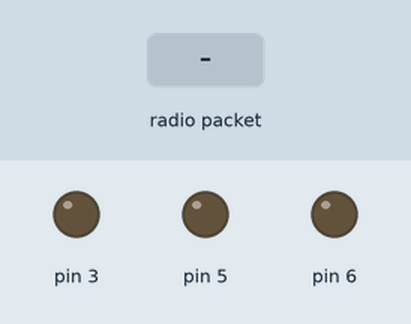
Bench run of a sketch on a simulated Arduino Uno, built with avr-gcc and run on an emulated ATmega328P. Shown: output pins drawn as LEDs (lit = HIGH). The inputs (shaded band) are chosen by the test bench. No radio packets arrive unless stated; what the sketch prints to the serial monitor is not drawn.

Above: at 1.2 s.
1.3 s: radio packet "5" arrives
At 2.4 s:
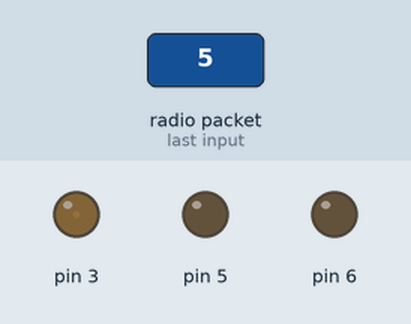
2.8 s: radio packet "90" arrives
At 3.5 s:
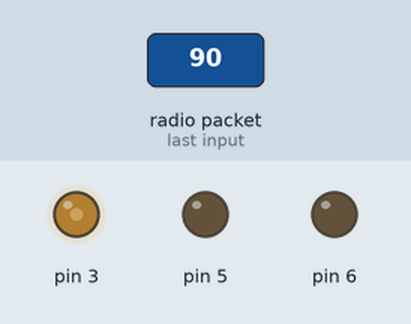
4.3 s: radio packet "200" arrives
At 4.7 s:
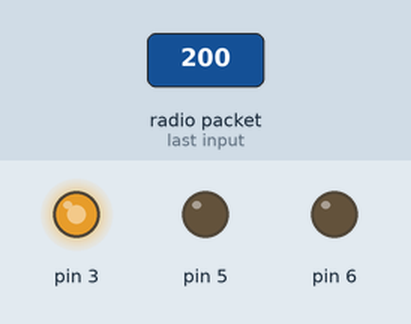
5.8 s: radio packet "90" arrives
At 7.0 s:
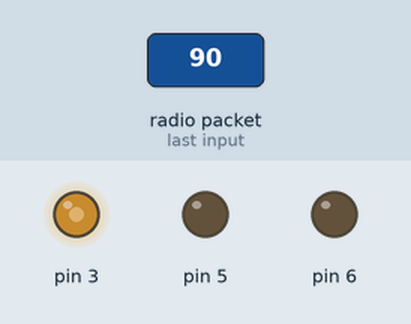
Timing chart, 0 to 8.3 s (numbered marks = the images above; inputs shaded):
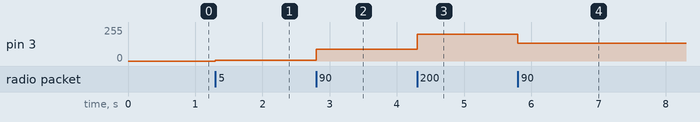

The sketch:

RF_receiver_4pot_longchain.ino
```cpp
#include <RH_ASK.h>
#include <SPI.h>

RH_ASK driver(2000, 2, 9, 10);
String pot[3];
int potInt[3];
void setup() {

pinMode(3, OUTPUT);
pinMode(5, OUTPUT);
pinMode(6, OUTPUT);
  Serial.begin(9600);
  if (!driver.init())
        Serial.println("init failed");
}
void loop() {

    uint8_t buf[RH_ASK_MAX_MESSAGE_LEN];
    uint8_t buflen = sizeof(buf);

    if (driver.recv(buf, &buflen))
    {
    int i;
      for(int i = 0; i < 3; i++){
      pot[i] = "";
      for(int c = 0 + i*3 ; c < 3 + i*3; c++){
      pot[i] += (char)buf[c];
      }
      potInt[i] = pot[i].toInt();

Serial.println(pot[0]+pot[1]+pot[2]);
    analogWrite(3,potInt[0]);
    analogWrite(5,potInt[1]);
    analogWrite(6,potInt[2]);
    delay(100);
      }


  }
}
```

Measured:
- after the input at 1.3 s, pin 3: 0/255 → 5/255 at once
- after the input at 2.8 s, pin 3: 5/255 → 90/255 at once
- after the input at 4.3 s, pin 3: 90/255 → 200/255 at once
- after the input at 5.8 s, pin 3: 200/255 → 132/255 at once
